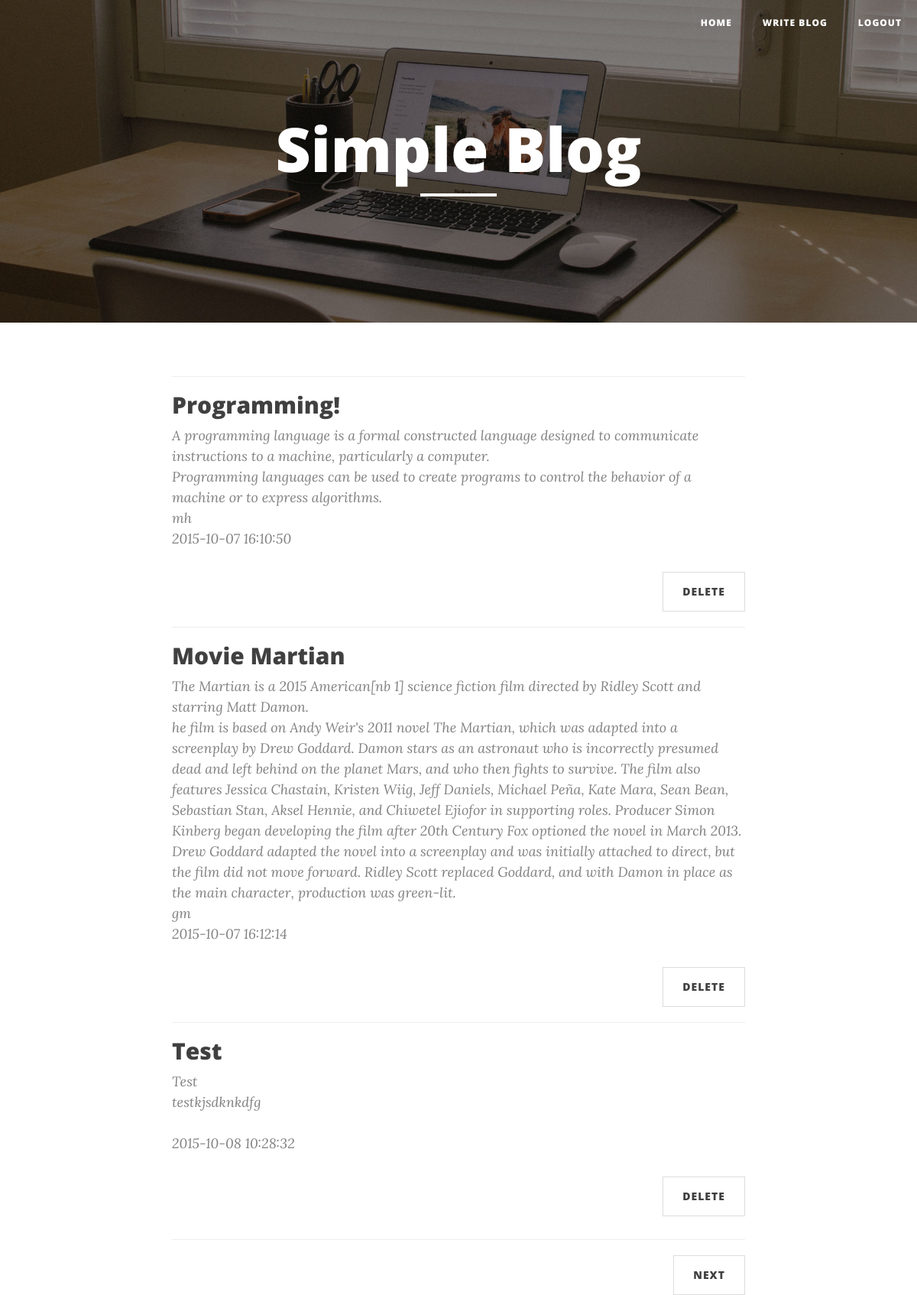
The app's page /dashboard (signed in) with its own data.
### tables this page shows
CREATE TABLE IF NOT EXISTS `blog_entries` (
`e_id` int(11) NOT NULL,
  `u_id` int(11) NOT NULL,
  `title` text NOT NULL,
  `summary` text NOT NULL,
  `content` text NOT NULL,
  `date` datetime NOT NULL,
  `author` varchar(30) NOT NULL
);

### dashboard.php (the view, shortened to what this page needs)
<!DOCTYPE html>
<html lang="en">
<head>
    <link href="css/bootstrap.min.css" rel="stylesheet">
    <link href="css/clean-blog.min.css" rel="stylesheet">
    <link href="http://maxcdn.bootstrapcdn.com/font-awesome/4.1.0/css/font-awesome.min.css" rel="stylesheet" type="text/css">
</head>
<body>
    <nav class="navbar navbar-default navbar-custom navbar-fixed-top">
        <div class="container-fluid">
            <div class="collapse navbar-collapse" id="bs-example-navbar-collapse-1">
                <ul class="nav navbar-nav navbar-right">
                    <li>
                        <a href="dashboard">Home</a>
                    </li>
                    <li>
                        <a href="write_blog">Write Blog</a>
                    </li>
                    <li>
                        <a href="logout">Logout</a>
                    </li>
                </ul>
            </div>
        </div>
    </nav>
    <header class="intro-header" style="background-image: url('img/home-bg.jpg')">
        <div class="container">
            <div class="row">
                <div class="col-lg-8 col-lg-offset-2 col-md-10 col-md-offset-1">
                    <div class="site-heading">
                        <h1>Simple Blog</h1>
                        <hr class="small">
                    </div>
                </div>
            </div>
        </div>
    </header>
    <?php
		$sql = "SELECT COUNT(*) FROM blog_entries where u_id = '".$_SESSION['uid']."' ";
		$result = mysql_query($sql) or trigger_error("SQL", E_USER_ERROR);
		$r = mysql_fetch_row($result);
		$numrows = $r[0];
		$rowsperpage = 3;
		$totalpages = ceil($numrows / $rowsperpage);
		if (isset($_GET['currentpage']) && is_numeric($_GET['currentpage'])) {
		   $currentpage = (int) $_GET['currentpage'];
		} else {
		   $currentpage = 1;
		}
		$offset = ($currentpage - 1) * $rowsperpage;
	?>
    <div class="container">
        <div class="row">
            <div class="col-lg-8 col-lg-offset-2 col-md-10 col-md-offset-1">
            <?php
				$sql = "SELECT * FROM blog_entries where u_id = '".$_SESSION['uid']."' order by date LIMIT $offset, $rowsperpage";
					$result = mysql_query($sql) or trigger_error("SQL", E_USER_ERROR);
						while ($list = mysql_fetch_assoc($result)) {
			?> <hr>
                <div class="post-preview">
                        <h2 class="post-title">
                            <?php
								echo $list['title'] . "<br />";
							?>
                        </h2>
                    <p class="post-meta">
					<?php
						echo $list['summary'] ."<br />";
						echo $list['content'] ."<br />";
                    	echo $list['author']. "<br />";
						echo $list['date']. "<br />";
						?>
                         <ul class="pager">
                    		<li class="next">
                        		<a href="delete?did= <?php echo $list['e_id'];?>">Delete</a>
                    		</li>
                		</ul>
                        <?php
						}
					?>
                    </p>
                </div>
        </div>
    </div>
    <hr>
       <?php
	if ($currentpage != $totalpages) {
	   $nextpage = $currentpage + 1;
		?>
        <ul class="pager">
                    <li class="next">
                        <?php
	   					echo " <a href='{$_SERVER['PHP_SELF']}?currentpage=$nextpage'>Next</a> "; ?>
                    </li>
                </ul>
        <?php
	}
	?>
</body>
</html>

### records on screen
blog_entries: title "Programming!", summary "A programming language is a formal constructed language designed to communicate instructions to a machine, particularly a computer.", content "Programming languages can be used to create programs to control the behavior of a machine or to express algorithms.", author "mh", date "2015-10-07 16:10:50"
blog_entries: title "Movie Martian", summary "The Martian is a 2015 American[nb 1] science fiction film directed by Ridley Scott and starring Matt Damon.", content "he film is based on Andy Weir's 2011 novel The Martian, which was adapted into a screenplay by Drew Goddard. Damon stars as an astronaut who is incorrectly presumed dead and left behind on the planet Mars, and who then fights to survive. The film also features Jessica Chastain, Kristen Wiig, Jeff Daniels, Michael Peña, Kate Mara, Sean Bean, Sebastian Stan, Aksel Hennie, and Chiwetel Ejiofor in supporting roles. Producer Simon Kinberg began developing the film after 20th Century Fox optioned the novel in March 2013. Drew Goddard adapted the novel into a screenplay and was initially attached to direct, but the film did not move forward. Ridley Scott replaced Goddard, and with Damon in place…", author "gm", date "2015-10-07 16:12:14"
blog_entries: title "Test", summary "Test", content "testkjsdknkdfg", date "2015-10-08 10:28:32"
